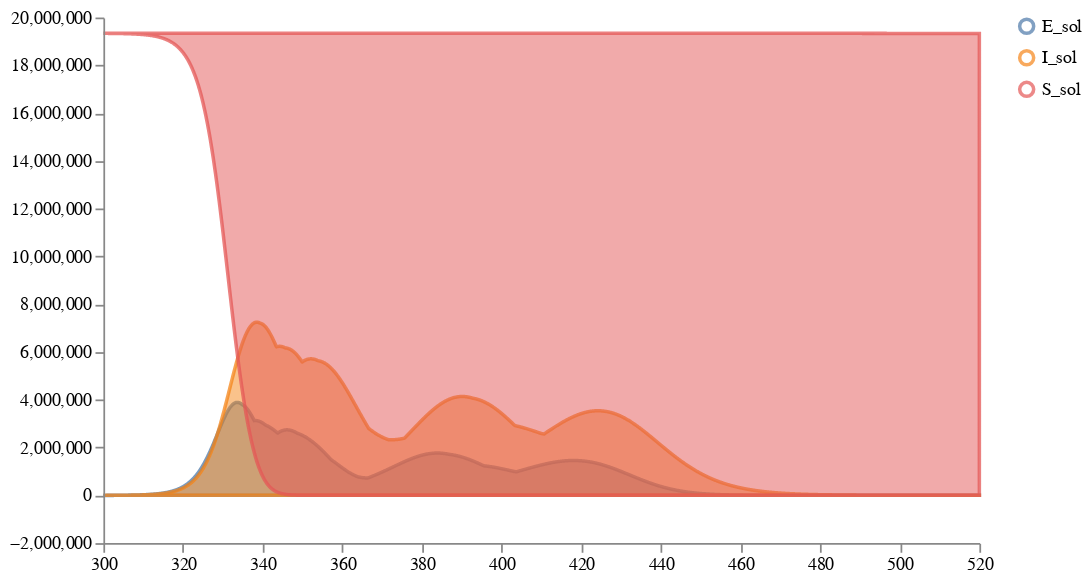

The code cell stored with this chart in its notebook:
### Markdown cell above
### Plot all other priors

### Code cell
schema = plots.trajectories(prior_samples["data"].drop(columns='V_sol'), subset=".*_sol",
                            #points=ww_data_train.reset_index(drop=True).rename(columns={"V":"V_data"})
                                        )
schema = plots.pad(schema, 5)
plots.ipy_display(schema)

### Figure 1 — Vega specification as saved in the notebook (floating-point values rounded to 4 significant figures; data arrays with more than 128 entries replaced by an {"elided": "..."} marker saying what was removed)
{"$schema": "https://vega.github.io/schema/vega/v5.json", "axes": [{"name": "x_axis", "orient": "bottom", "scale": "xscale", "zindex": 100}, {"name": "y_axis", "orient": "left", "scale": "yscale", "zindex": 100}], "data": [{"name": "distributions", "values": {"elided": "6603 records"}}, {"name": "traces", "transform": [{"expr": "isValid(datum.value)", "type": "filter"}], "values": []}, {"name": "points", "values": []}, {"name": "markers", "values": []}, {"name": "selected", "on": [{"remove": true, "trigger": "clear"}, {"remove": true, "trigger": "!shift"}, {"insert": "clicked", "trigger": "!shift && clicked"}, {"toggle": "clicked", "trigger": "shift && clicked"}]}], "height": 300, "legends": [{"encode": {"labels": {"interactive": true, "name": "legendLabel", "update": {"opacity": [{"test": "!length(data('selected')) || indata('selected', 'value', datum.value)", "value": 1}, {"value": 0.25}]}}, "symbols": {"interactive": true, "name": "legendSymbol", "update": {"fill": {"value": "transparent"}, "opacity": [{"test": "!length(data('selected')) || indata('selected', 'value', datum.value)", "value": 0.7}, {"value": 0.15}], "size": {"value": 64}, "strokeWidth": {"value": 2}}}}, "name": "color_legend", "stroke": "color"}], "marks": [{"from": {"facet": {"data": "points", "groupby": "trajectory", "name": "points_split"}}, "marks": [{"encode": {"hover": {"fillOpacity": {"value": 0.9}}, "update": {"fill": {"field": "trajectory", "scale": "color"}, "fillOpacity": [{"test": "!length(data('selected')) || indata('selected', 'value', datum.trajectory)", "value": 0.5}, {"value": 0.15}], "size": {"value": 10}, "stroke": {"field": "trajectory", "scale": "color"}, "strokeOpacity": [{"test": "!length(data('selected')) || indata('selected', 'value', datum.trajectory)", "value": 0.75}, {"value": 0.15}], "strokeWidth": {"value": 2}, "tooltip": {"field": "value"}, "x": {"field": "timepoint", "scale": "xscale"}, "y": {"field": "value", "scale": "yscale"}}}, "from": {"data": "points"}, "name": "_points_symbol", "type": "symbol", "zindex": 3}, {"encode": {"hover": {"fillOpacity": {"value": 0.9}}, "update": {"interpolate": {"value": "linear"}, "stroke": {"field": "trajectory", "scale": "color"}, "strokeOpacity": [{"test": "!length(data('selected')) || indata('selected', 'value', datum.trajectory)", "value": 0.3}, {"value": 0.1}], "strokeWidth": {"value": 2}, "x": {"field": "timepoint", "scale": "xscale"}, "y": {"field": "value", "scale": "yscale"}}}, "from": {"data": "points"}, "name": "_points_line", "type": "line", "zindex": 3}], "name": "_points", "type": "group", "zindex": 3}, {"from": {"facet": {"data": "traces", "groupby": "trajectory", "name": "traces_split"}}, "marks": [{"encode": {"hover": {"fillOpacity": {"value": 0.9}}, "update": {"interpolate": {"value": "linear"}, "stroke": {"field": "trajectory", "scale": "color"}, "strokeOpacity": [{"test": "!length(data('selected')) || indata('selected', 'value', datum.trajectory)", "value": 0.75}, {"value": 0.15}], "strokeWidth": {"value": 2}, "x": {"field": "timepoint", "scale": "xscale"}, "y": {"field": "value", "scale": "yscale"}}}, "from": {"data": "traces_split"}, "name": "_traces_lines", "type": "line"}], "name": "_traces", "type": "group", "zindex": 2}, {"from": {"facet": {"data": "distributions", "groupby": "trajectory", "name": "trajectory_split"}}, "marks": [{"encode": {"hover": {"fillOpacity": {"value": 0.9}}, "update": {"fill": {"field": "trajectory", "scale": "color"}, "fillOpacity": [{"test": "!length(data('selected')) || indata('selected', 'value', datum.trajectory)", "value": 0.5}, {"value": 0.15}], "interpolate": {"value": "linear"}, "stroke": {"field": "trajectory", "scale": "color"}, "strokeOpacity": [{"test": "!length(data('selected')) || indata('selected', 'value', datum.trajectory)", "value": 0.75}, {"value": 0.15}], "strokeWidth": {"value": 2}, "x": {"field": "timepoint", "scale": "xscale"}, "y": {"field": "upper", "scale": "yscale"}, "y2": {"field": "lower", "scale": "yscale"}}}, "from": {"data": "trajectory_split"}, "type": "area"}], "name": "_distributions", "type": "group", "zindex": 1}, {"marks": [{"encode": {"enter": {"stroke": {"value": "lightgray"}}, "update": {"opacity": {"value": 1}, "x": {"field": "timepoint", "scale": "xscale"}, "y": {"signal": "height"}, "y2": {"value": 0}}}, "from": {"data": "markers"}, "name": "_marker text", "type": "rule"}, {"encode": {"enter": {"fontSize": {"value": 8}, "text": {"field": "datum.label"}, "y": {"value": 0}}}, "from": {"data": "_marker text"}, "name": "_marker flags", "transform": [{"as": ["x", "_y", "opacity", "align", "baseline"], "lineAnchor": "start", "offset": [1], "size": {"signal": "[width, height]"}, "type": "label"}], "type": "text"}], "name": "_markers", "type": "group"}], "padding": 5, "scales": [{"domain": {"fields": [{"data": "distributions", "field": "timepoint"}, {"data": "traces", "field": "timepoint"}, {"data": "points", "field": "timepoint"}, {"data": "markers", "field": "timepoint"}]}, "name": "xscale", "range": "width", "type": "linear", "zero": false}, {"domain": {"fields": [{"data": "distributions", "field": "lower"}, {"data": "distributions", "field": "upper"}, {"data": "traces", "field": "value"}, {"data": "points", "field": "value"}]}, "name": "yscale", "nice": true, "range": "height", "type": "linear", "zero": true}, {"domain": {"fields": [{"data": "distributions", "field": "trajectory"}, {"data": "traces", "field": "trajectory"}, {"data": "points", "field": "trajectory"}]}, "name": "color", "range": "category", "type": "ordinal"}], "signals": [{"name": "clear", "on": [{"events": "mouseup[!event.item]", "force": true, "update": "true"}], "value": true}, {"name": "shift", "on": [{"events": "@legendSymbol:click, @legendLabel:click", "force": true, "update": "event.shiftKey"}], "value": false}, {"name": "clicked", "on": [{"events": "@legendSymbol:click, @legendLabel:click", "force": true, "update": "{value: datum.value}"}], "value": null}], "width": 500}
